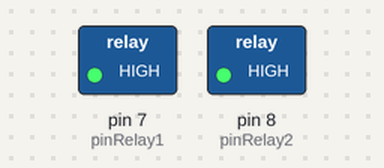
The sketch below on a simulated Arduino Uno, built with avr-gcc and run on an emulated ATmega328P. Shown: switched loads named in the sketch (green lamp = pin HIGH). Dashed ring = blinking. What the sketch prints to the serial monitor is not drawn.

Above: at 0.5 s.
Timing chart, 0 to 4.6 s (numbered marks = the images above):
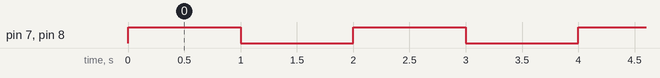

The sketch:

relayDouble.ino
```cpp
#include <Wire.h>

#define pinRelay1 7
#define pinRelay2 8

bool lampState;

void setup() {
  Serial.begin(9600);

  pinMode(pinRelay1, OUTPUT);
  pinMode(pinRelay2, OUTPUT);

  lampState = false;
  digitalWrite(pinRelay1, HIGH);
  digitalWrite(pinRelay2, HIGH);
}

void loop() {
  if (lampState) {
    Serial.println("[RELAY] Light ON");

    digitalWrite(pinRelay1, LOW);
    digitalWrite(pinRelay2, LOW);
  } else {
    Serial.println("[RELAY] Light OFF");

    digitalWrite(pinRelay1, HIGH);
    digitalWrite(pinRelay2, HIGH);
  }

  lampState = !lampState;
  delay(1000);
}
```

Measured:
- by itself, pin 7 (pinRelay1), pin 8 (pinRelay2): alternates HIGH for 1.0 s and LOW for 1.0 s
